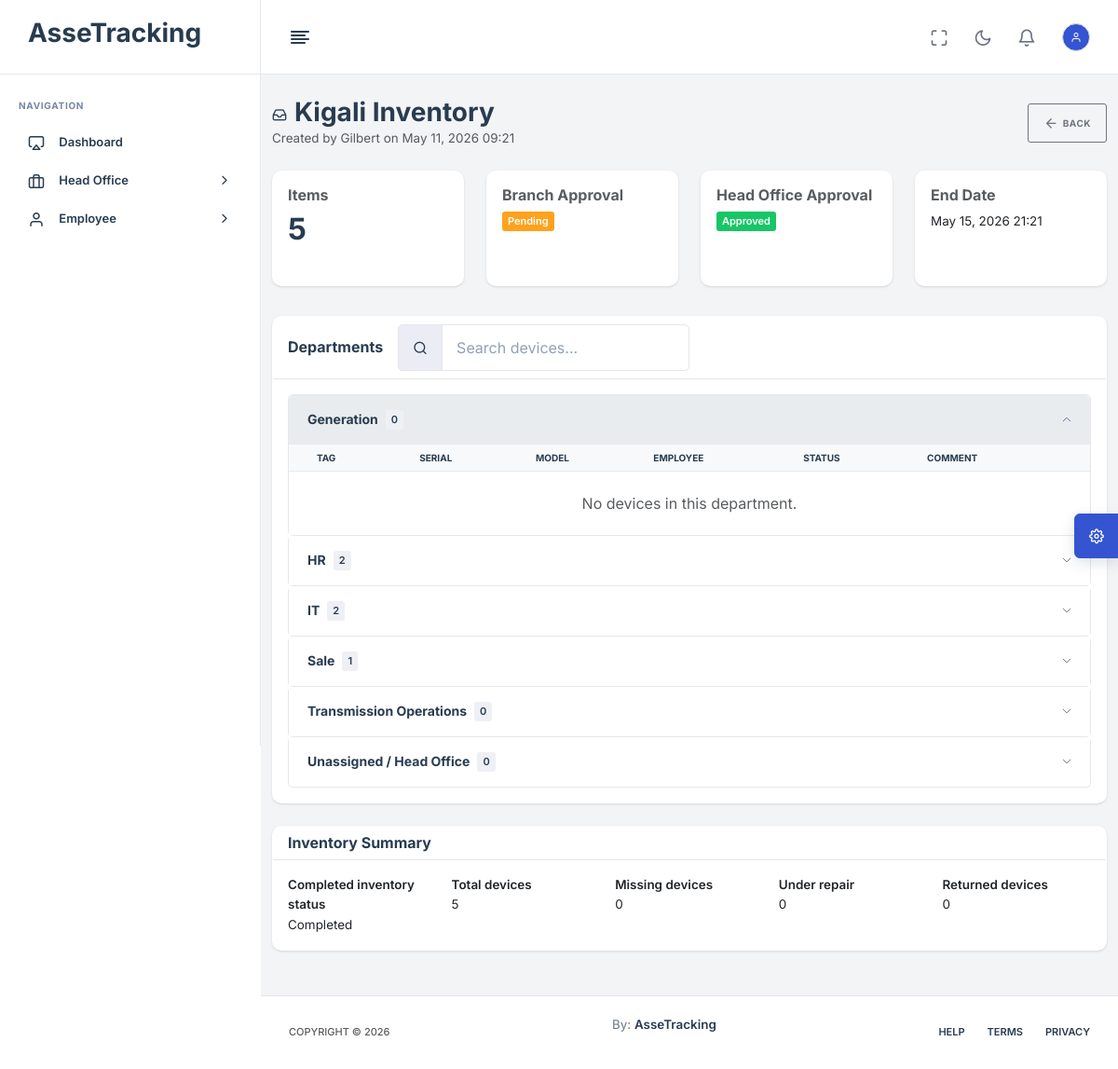
/head-office/inventory/6/ (signed in), run on an earlier commit of the app's database.
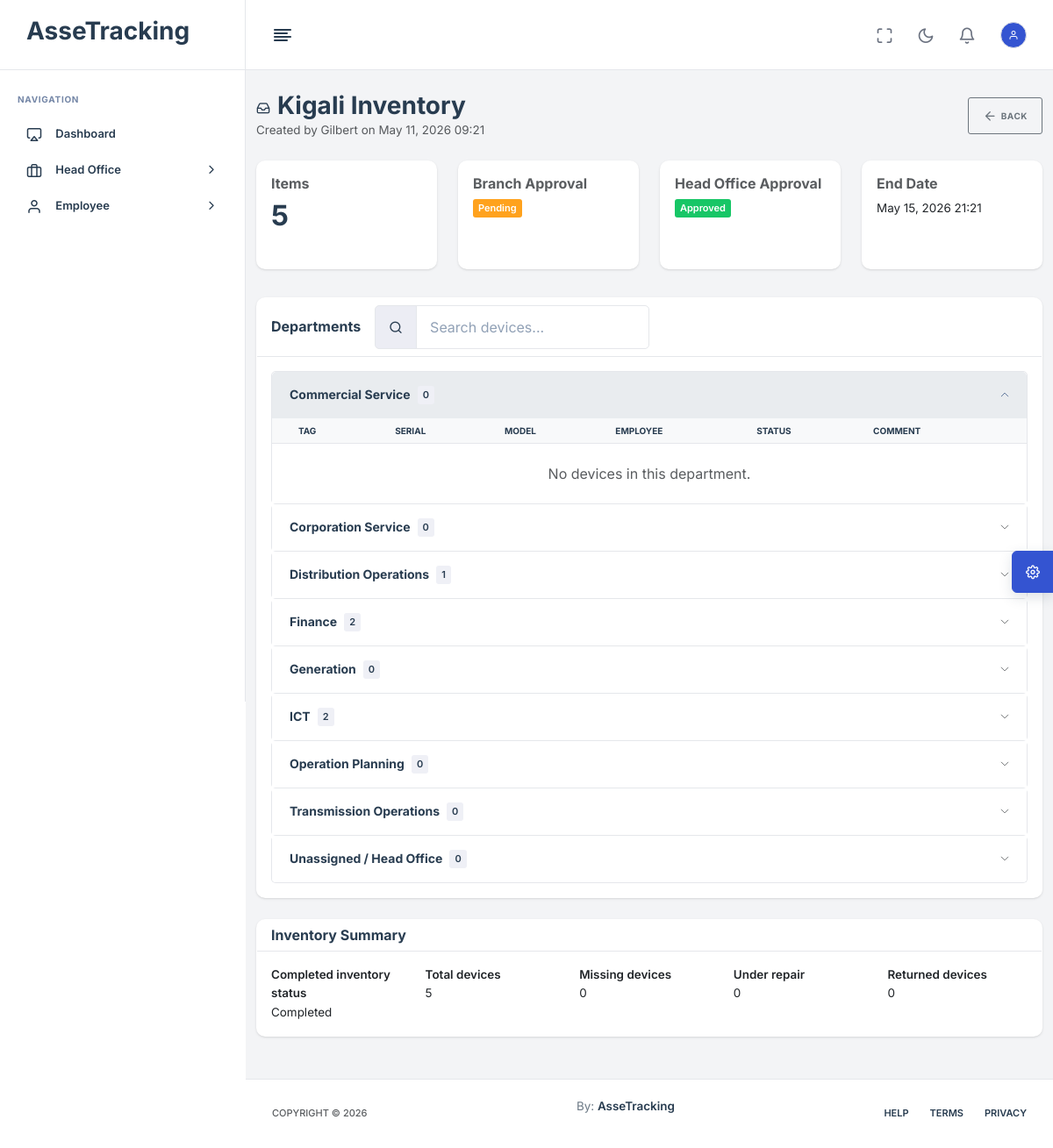
And on a later commit of the database.
### App/models.py (models this page shows, shortened)
class Department(models.Model):
    name = models.CharField(max_length=255)
    branch = models.ForeignKey(
        Branch,
        on_delete=models.CASCADE,
        related_name='departments'
    )

### App/views.py (the view)
# urls.py: path("head-office/inventory/<int:session_id>/", head_office_inventory_detail, name="head_office_inventory_detail"),
@login_required
@role_required("HEAD_OFFICE")
def head_office_inventory_detail(request, session_id):
    session = get_object_or_404(InventorySession.objects.select_related("branch", "created_by").prefetch_related(
        "items",
        "items__device",
        "items__device__assigned_employee",
        "items__device__assigned_branch",
    ), id=session_id)
    items = list(session.items.select_related(
        "device", "device__assigned_employee", "device__assigned_branch"
    ).all().order_by("device__company_tag"))
    departments = Department.objects.filter(branch=session.branch).order_by("name")
    department_groups = []
    grouped_item_ids = set()
    for department in departments:
        department_items = [
            item for item in items
            if item.device.assigned_employee and item.device.assigned_employee.department_id == department.id
        ]
        grouped_item_ids.update(item.id for item in department_items)
        department_groups.append(
            {
                "name": department.name,
                "items": department_items,
                "count": len(department_items),
            }
        )
    other_items = [item for item in items if item.id not in grouped_item_ids]
    department_groups.append(
        {
            "name": "Unassigned / Head Office",
            "items": other_items,
            "count": len(other_items),
        }
    )
    report_total = len(items)
    context = {
        "session": session,
        "items": items,
        "department_groups": department_groups,
        "report_status": "Completed" if session.end_date else "In Progress",
        "report_total": report_total,
        "report_missing": sum(1 for item in items if item.status == "MISSING"),
        "report_repair": sum(1 for item in items if item.status == "IN_REPAIR"),
        "report_returned": sum(1 for item in items if item.status == "RETURNED_HEAD_OFFICE"),
    }
    return render(request, "HeadOffice/InventoryDetail.html", context)

### templates/HeadOffice/InventoryDetail.html (shortened to what the changed rows need)
{% extends 'base.html' %}
{% load static %}
{% block content %}
<div class="container-fluid py-4">
    <div class="row mb-4">
        <div class="col-12">
            <div class="d-flex flex-column flex-lg-row gap-3 justify-content-between align-items-lg-center">
                <div>
                    <h1 class="h3 mb-0"><i class="feather-inbox me-2"></i>{{ session.branch.name }} Inventory</h1>
                </div>
            </div>
        </div>
    </div>
    <div class="row mb-4">
        <div class="col-md-3 mb-2">
            <div class="card h-100"><div class="card-body"><h6 class="text-muted">Items</h6><h2 class="mb-0">{{ report_total }}</h2></div></div>
        </div>
    </div>
    <div class="card mb-4">
        <div class="card-body">
            <div class="accordion" id="departmentInventoryAccordion">
                {% for group in department_groups %}
                <div class="accordion-item">
                    <h2 class="accordion-header" id="departmentHeading{{ forloop.counter }}">
                        <button class="accordion-button {% if not forloop.first %}collapsed{% endif %}" type="button" data-bs-toggle="collapse" data-bs-target="#departmentPanel{{ forloop.counter }}" aria-expanded="{% if forloop.first %}true{% else %}false{% endif %}" aria-controls="departmentPanel{{ forloop.counter }}">
                            {{ group.name }} <span class="badge bg-light text-dark ms-2">{{ group.count }}</span>
                        </button>
                    </h2>
                    <div id="departmentPanel{{ forloop.counter }}" class="accordion-collapse collapse {% if forloop.first %}show{% endif %}" aria-labelledby="departmentHeading{{ forloop.counter }}" data-bs-parent="#departmentInventoryAccordion">
                        <div class="accordion-body p-0">
                            <div class="table-responsive">
                                <table class="table table-hover mb-0 inventory-device-table">
                                    <thead class="table-light">
                                        <tr>
                                            <th>Tag</th>
                                            <th>Serial</th>
                                            <th>Model</th>
                                            <th>Employee</th>
                                            <th>Status</th>
                                            <th>Comment</th>
                                        </tr>
                                    </thead>
                                    <tbody>
                                    {% for item in group.items %}
                                        <tr class="inventory-device-row" role="button" tabindex="0"
                                            data-item-id="{{ item.id }}"
                                            data-tag="{{ item.device.company_tag }}"
                                            data-serial="{{ item.device.serial_number }}"
                                            data-model="{{ item.device.brand }} {{ item.device.model }}"
                                            data-employee="{{ item.device.assigned_employee.full_name|default:'-' }}"
                                            data-status="{{ item.status }}"
                                            data-comment="{{ item.comment|default:'' }}">
                                            <td><span class="badge bg-info">{{ item.device.company_tag }}</span></td>
                                            <td>{{ item.device.serial_number }}</td>
                                            <td>{{ item.device.brand }} {{ item.device.model }}</td>
                                            <td>{{ item.device.assigned_employee.full_name|default:"-" }}</td>
                                            <td><span class="badge bg-light text-dark">{{ item.status }}</span></td>
                                            <td>{{ item.comment|default:"-" }}</td>
                                        </tr>
                                    {% empty %}
                                        <tr><td colspan="6" class="text-center text-muted py-4">No devices in this department.</td></tr>
                                    {% endfor %}
                                    </tbody>
                                </table>
                            </div>
                        </div>
                    </div>
                </div>
                {% endfor %}
            </div>
        </div>
    </div>
</div>
{% endblock %}

What changed in the data, as far as the page shows it:
removed Department: name "HR"
removed Department: name "IT"
removed Department: name "Sale"
added Department: name "Commercial Service"
added Department: name "Corporation Service"
added Department: name "Distribution Operations"
added Department: name "Finance"
added Department: name "ICT"
added Department: name "Operation Planning"
Also different on the page:
new list line: "0 TAG SERIAL MODEL EMPLOYEE STATUS COMMENT No devices in this department."
new list line: "0"
new list line: "1"
new list line: "2"
list line gone: "TAG SERIAL MODEL EMPLOYEE STATUS COMMENT No devices in this department."
list line gone: "2"
list line gone: "1"
